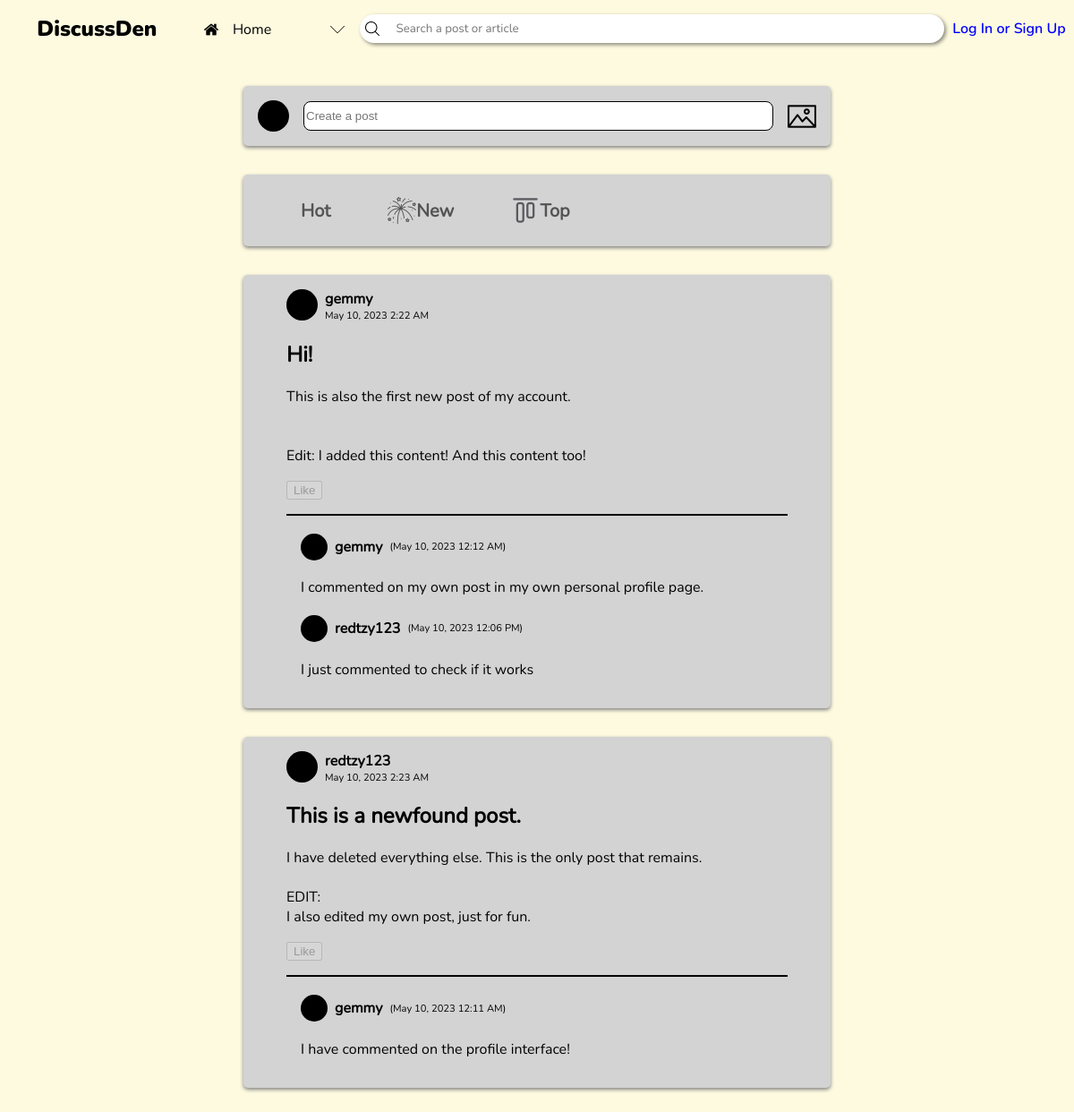
Page /home.php on the earlier database version.
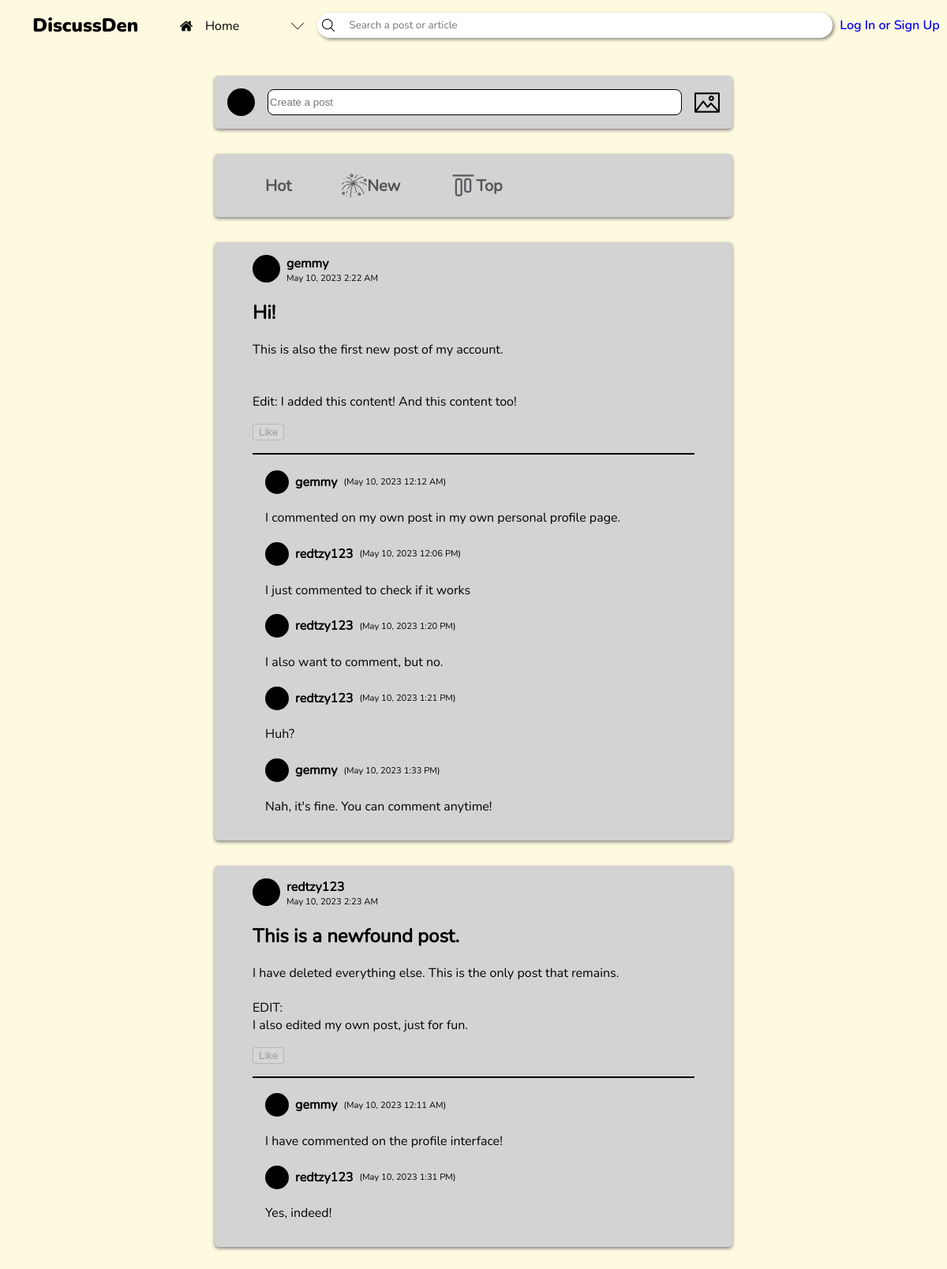
Same page on the later database version.
### tables this page shows
CREATE TABLE posts (id INTEGER PRIMARY KEY AUTOINCREMENT NOT NULL UNIQUE, user_id INTEGER REFERENCES users (user_id) NOT NULL, title TEXT NOT NULL, content TEXT NOT NULL, date, likes);

CREATE TABLE users (user_id INTEGER PRIMARY KEY AUTOINCREMENT, username TEXT UNIQUE NOT NULL, password TEXT NOT NULL, link TEXT NOT NULL, recent_searches);

CREATE TABLE comments (comment_id INTEGER PRIMARY KEY AUTOINCREMENT UNIQUE NOT NULL, post_id INTEGER REFERENCES posts (id) ON DELETE NO ACTION NOT NULL, name TEXT, content TEXT NOT NULL, date);

### home.php (the view, shortened to what this page needs)
<!DOCTYPE html>
<html lang="en">
<head>
    <link rel="stylesheet" href="header.css">
    <link rel="stylesheet" href="post-boxes.css">
</head>
<body>
    <?php include "header.php"?>
    <div class="input-section">
        <div class="post-tab">
            <svg width=35 height=35>
                <circle cx=17.5 cy=17.5 r=17.5 fill=black/>
            </svg>
            <input type="text" placeholder="Create a post" onclick="redirect_to_post()" id="post-link">
            <img src="img/image.png" alt="" class="icon">
        </div>
        <div class="post-tab">
            <div class="group">
                <a href="#" class="reddit-button">
                    <span class="txt-hot"><span>Hot</span></span>
                </a>
            </div>
            <div class="group">
                <a href="#" class="reddit-button">
                    <img src="img/new.png" alt="" class="icon" />
                    <span class="new"><span>New</span></span>
                </a>
            </div>
            <div class="group">
                <a href="#" class="reddit-button">
                    <img src="img/top.png" alt="" class="icon" />
                    <span class="top"><span>Top</span></span>
                </a>
            </div>
        </div>
    </div>
    <section class="post-section">
    <?php
        $stmt = $db -> prepare('SELECT * FROM posts');
        $stmt -> execute();
        $posts = $stmt -> fetchAll(PDO::FETCH_ASSOC);
        foreach (array_reverse($posts) as $post) {
            $stmt = $db -> prepare('SELECT * FROM users WHERE user_id = :userID');
            $stmt -> bindParam(':userID', $post['user_id'], PDO::PARAM_INT);
            $stmt -> execute();
            $post_user = $stmt -> fetch(PDO::FETCH_ASSOC);
            echo    '<div class="post-container">
                        <div class="post-user">
                            <svg width=35 height=35>
                                <circle cx=17.5 cy=17.5 r=17.5 fill=black/>
                            </svg>
                            <a href="';
                            if ($_SESSION['username'] === $post_user['username']) echo 'profile.php';
                            else echo 'profile-visit.php?user_id=' . $post['user_id'];
                            echo '"><h4 class="username">' . $post_user['username'] . '</h4></a>
                            <p>' . $post['date'] . '</p>
                        </div>
                        <div class="post-content">
                            <h2>' . $post['title'] . '</h2>
                            <p>' . $post['content'] . '</p>';
            if (isset($_SESSION['username'])) {
                echo '<button class="like" data-id="' . $post['id'] . '">';
                if (($likes = json_decode($post['likes'])) !== NULL) {
                    echo '<p class="likes">' . count(json_decode($post['likes'])) . '</p>';
                }
                    echo '<img class="like-state" ';
                        if(!((array_search($_SESSION['username'], json_decode($post['likes']))) === false)) {
                            echo 'src="img/upvote-filled.png"';
                        } else {
                            echo 'src="img/upvote-nofill.png"';
                        }
                    echo '/>
                </button>';
            } else {
                echo '<button disabled>Like</button>';
            }
            echo '</div><hr>';
            $stmt = $db -> prepare('SELECT * FROM comments WHERE post_id = :post_id');
            $stmt -> bindParam(':post_id', $post['id'], PDO::PARAM_INT);
            $stmt -> execute();
            $comments = $stmt -> fetchAll(PDO::FETCH_ASSOC);
            foreach ($comments as $comment) {
                $stmt = $db -> prepare('SELECT * FROM users WHERE username = :user');
                $stmt -> bindParam(':user', $comment['name'], PDO::PARAM_STR);
                $stmt -> execute();
                $user_id = $stmt -> fetch(PDO::FETCH_ASSOC)['user_id'];
                echo    '<div class="comment-container">
                            <div>
                                <svg width=30 height=30>
                                    <circle cx=15 cy=15 r=15 fill=black/>
                                </svg>
                                <a href="';
                                if ($_SESSION['username'] === $comment['name']) echo 'profile.php';
                                else echo 'profile-visit.php?user_id=' . $user_id;
                                echo '"><h4 class="username">' . $comment['name'] . '</h4></a>
                                <p>(' . $comment['date'] . ')</p>
                            </div>
                            <p>' . $comment['content'] . '</p>
                        </div>';
            }
            echo '
                    <form class="comment-box">
                        <input type="hidden" name="post_id" value="' . $post['id'] . '">
                ';
            echo '</form></div>';
        }
    ?>
    </section>
</body>
</html>

### header.php (shortened to what this page needs)
<header>
    <h2>DiscussDen</h2>
    <div id="tab-box" tabindex=0>
        <?php
            if ($_SERVER['PHP_SELF'] == '/CCS222-Project/home.php') {
                echo '
                <div class="tab-option" first-option tabindex=-1>
                    <img src="img/home.png" alt="" class="icon">
                    <p>Home</p>
                </div>
                <div class="tab-option" onclick="window.location.href=\'communities.php\'" tabindex=-1>
                    <img src="img/add.png" alt="" class="icon">
                    <p>Communities</p>
                </div>
                <div class="tab-option" onclick="window.location.href=\'trending.php\'" tabindex=-1>
                    <img src="img/trend.png" alt="" class="icon">
                    <p>Trending</p>
                </div>
                ';
            }
        ?>
        <img src="img/drop down.png" alt="" class="dropdown icon">
    </div>
    <form action="" method="post" id="searchbar">
        <img src="img/search.png" alt="" class="icon">
        <input name="search" type="search" placeholder="Search a post or article" autocomplete="off" tabindex=0>
    </form>
    <?php if(isset($_SESSION['username'])) {
        echo '
        <div id="user-btn" tabindex=0>
            <svg width=50 height=50>
                <circle cx=25 cy=25 r=25 fill=black />
            </svg>
            <p class="username">' . $_SESSION['username'] . '</p>
            <div class="tab-option" name="profile" tabindex=-1 data-name="' . $_SERVER['PHP_SELF'] . '">
                <img src="img/add.png" alt="" class="icon">
                <p>';
                    if ($_SERVER['PHP_SELF'] == '/CCS222-Project/profile.php' || $_SERVER['PHP_SELF'] == '/CCS222-Project/profile-visit.php') echo 'Back to Home';
                    else echo 'Profile';
                echo '</p>
            </div>
            <div class="tab-option" name="logout" tabindex=-1>
                <img src="img/add.png" alt="" class="icon">
                <p>Log out</p>
            </div>
        </div>
        ';
    } else {
        echo '<a href="login.php" tabindex=3>Log In or Sign Up</a>';
    } ?>
</header>

### header.css (style rules this page uses)
body { --dark-color-1: #283618; --dark-color-2: #606c38; --medium-color: #bc6c25; --light-color-1: #dda15e; --light-color-2: #fefae0; background-color: var(--light-color-2); margin: 0; overflow-y: overlay; }
header { position: fixed; inset: 0 0 auto; height: 4rem; background-color: var(--light-color-2); display: flex; justify-content: space-evenly; align-items: center; z-index: 1; }
header h2, header p { user-select: none; }
header > h2 { font-family: nunito-black; margin: 0 2rem; }
.icon { width: 1rem; }
#tab-box { background-color: var(--light-color-2); align-self: flex-start; margin-top: 0.85rem; position: relative; display: flex; flex-direction: column; width: 11rem; border-radius: 0.5rem; max-height: 2.25rem; overflow: hidden; outline: solid 2px transparent; outline-offset: -2px; transition: 400ms cubic-bezier(0.445, 0.05, 0.55, 0.95); }
.tab-option { padding: 0.5em 0.7em; display: flex; align-items: center; }
.tab-option > img { object-fit: contain; }
.tab-option > p { margin: 0; margin-left: 1rem; font-family: nunito-reg; }
.dropdown.icon { position: absolute; right: 0.5rem; top: 0.7rem; align-self: center; }
#searchbar { display: flex; align-items: center; background-color: white; border-radius: 2rem; box-shadow: 2px 2px 4px #0007; padding: 0.4rem; width: 40rem; position: relative; isolation: isolate; }
#searchbar > input { background: none; border: none; outline: none; width: 100%; margin-left: 1rem; font-family: nunito-reg; color: black; }
a[href="login.php"] { font-family: nunito-semibold; color: blue; text-decoration: none; }

### post-boxes.css (style rules this page uses)
h4.username { margin: 0; margin-inline: 0.5rem; }
.input-section { margin-top: 6rem; }
.post-tab { width: calc(100% - 36rem); background-color: lightgray; display: flex; align-items: center; margin: 2rem auto 0; padding: 1rem; border-radius: 0.3rem; box-shadow: 0 2px 4px 0 gray; font-family: nunito-reg; }
.post-tab input { flex-grow: 1; background-color: white; height: 1.8rem; margin-inline: 1rem; border-radius: 0.5rem; border: 1px solid; }
.post-tab img { width: 2rem; }
.group { margin-right: 2rem; font-style: bold; font-weight: 800; font-size: 20px; }
.reddit-button { padding: 8px 16px; border-radius: 4px; cursor: pointer; text-decoration: none; color: inherit; opacity: 0.6; transition: opacity 0.3s, border-color 0.3s; display: flex; align-items: center; }
.post-section { width: calc(100% - 30rem); display: flex; flex-direction: column; margin-inline: auto; margin-bottom: 2rem; --dark-color-1: #283618; --dark-color-2: #606c38; --medium-color: #bc6c25; --light-color-1: #dda15e; --light-color-2: #fefae0; }
.post-container { background-color: lightgray; display: flex; flex-direction: column; position: relative; margin: 2rem 2rem 0; padding: 1rem 3rem; border-radius: 0.3rem; box-shadow: 0 2px 4px 0 gray; font-family: nunito-reg; overflow-x: hidden; }
.post-container hr { border: none; width: 100%; height: 2px; background-color: black; margin-block: 1rem; }
.post-user { display: grid; grid-template-rows: auto auto; grid-template-columns: auto auto; width: fit-content; }
.post-user * { grid-column: 2; margin: 0; }
.post-user svg { grid-column: 1; grid-row: 1 / span 2; }
.post-user p { font-size: 0.7rem; margin-left: 0.5rem; }
.post-user a, .comment-container a { text-decoration: none; color: black; }
.comment-container { margin-left: 1rem; }
.comment-container div { display: flex; align-items: center; }
.comment-container div p { font-size: 0.7rem; }

Differences in the rows shown:
added comments: name "redtzy123", date "May 10, 2023 1:20 PM", content "I also want to comment, but no.", shown under posts "Hi!"
added comments: name "redtzy123", date "May 10, 2023 1:21 PM", content "Huh?", shown under posts "Hi!"
added comments: name "gemmy", date "May 10, 2023 1:33 PM", content "Nah, it's fine. You can comment anytime!", shown under posts "Hi!"
added comments: name "redtzy123", date "May 10, 2023 1:31 PM", content "Yes, indeed!", shown under posts "This is a newfound post."
